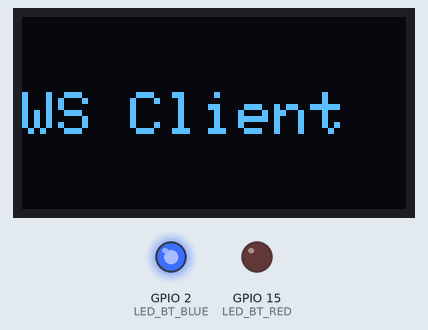
The sketch below on a simulated ESP32. On the bench: 128×64 one-colour display, output pins drawn as LEDs (lit = HIGH). WiFi joins after 1.5 s; servers stay silent unless stated; uploads are accepted with an empty reply; what the sketch prints to the serial monitor is not drawn.

Above: at 2.1 s.
At 3.3 s:
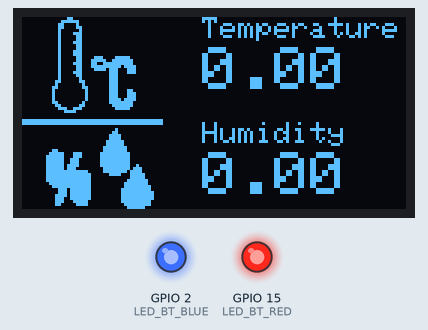
At 8.4 s:
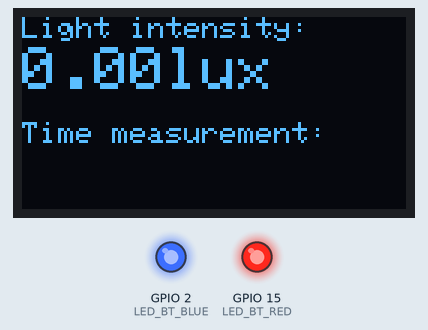
Timing chart, 0 to 9.9 s (numbered marks = the images above):
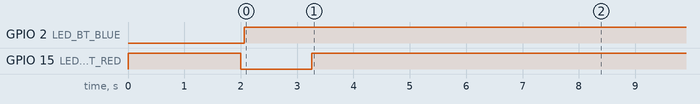

Measured:
- by itself, GPIO 2 (LED_BT_BLUE): LOW → HIGH at 2.1 s
- by itself, GPIO 15 (LED_BT_RED): HIGH → LOW at 2.0 s, → HIGH 1.3 s later
- what the display in image 0 shows lasts 1.2 s, from 2.1 s to 3.3 s
- what the display in image 1 shows lasts 5.0 s, from 3.3 s to 8.3 s

The sketch:

Weather-station-reciever.ino
```cpp
#include <WiFi.h>
#include <HTTPClient.h>
#include <ArduinoJson.h>
#include <Wire.h>
#include <Adafruit_SSD1306.h>
#include <Adafruit_GFX.h>

const char* ssid = "";
const char* password = "";
unsigned long lastFetchTime = 300000;
const unsigned long fetchInterval = 150000; // 2.5 min (in milliseconds)

float humidity;
float temperature;
float lux;
String timeString;

#define SCREEN_WIDTH 128 // OLED display width, in pixels
#define SCREEN_HEIGHT 64 // OLED display height, in pixels

//Declaration for an SSD1306 display connected to I2C (SDA, SCL pins)
Adafruit_SSD1306 display(SCREEN_WIDTH, SCREEN_HEIGHT, &Wire, -1);

#define LED_BT_BLUE 2  // Internal LED (or LED on the pin D2) for the connection indication (connected LED ON / disconnected LED OFF)
#define LED_BT_RED 15  // LED (LED on the pin D4) for the connection indication (connected LED OFF / disconnected LED ON)

// 'Blog_Parrot-Neonate-Care_Temp-and-humidity', 128x64px
const unsigned char myBitmap [] PROGMEM = {
  0x00, 0x01, 0x80, 0x00, 0x00, 0x00, 0x00, 0x00, 0x00, 0x00, 0x00, 0x00, 0x00, 0x00, 0x00, 0x00,
  0x00, 0x07, 0xe0, 0x00, 0x00, 0x00, 0x00, 0x00, 0x00, 0x00, 0x00, 0x00, 0x00, 0x00, 0x00, 0x00,
  0x00, 0x0c, 0x20, 0x00, 0x00, 0x00, 0x00, 0x00, 0x00, 0x00, 0x00, 0x00, 0x00, 0x00, 0x00, 0x00,
  0x00, 0x0c, 0x30, 0x00, 0x00, 0x00, 0x00, 0x00, 0x00, 0x00, 0x00, 0x00, 0x00, 0x00, 0x00, 0x00,
  0x00, 0x08, 0x10, 0x00, 0x00, 0x00, 0x00, 0x00, 0x00, 0x00, 0x00, 0x00, 0x00, 0x00, 0x00, 0x00,
  0x00, 0x08, 0x70, 0x00, 0x00, 0x00, 0x00, 0x00, 0x00, 0x00, 0x00, 0x00, 0x00, 0x00, 0x00, 0x00,
  0x00, 0x08, 0x30, 0x00, 0x00, 0x00, 0x00, 0x00, 0x00, 0x00, 0x00, 0x00, 0x00, 0x00, 0x00, 0x00,
  0x00, 0x08, 0x30, 0x00, 0x00, 0x00, 0x00, 0x00, 0x00, 0x00, 0x00, 0x00, 0x00, 0x00, 0x00, 0x00,
  0x00, 0x08, 0x70, 0x00, 0x00, 0x00, 0x00, 0x00, 0x00, 0x00, 0x00, 0x00, 0x00, 0x00, 0x00, 0x00,
  0x00, 0x08, 0x30, 0x00, 0x00, 0x00, 0x00, 0x00, 0x00, 0x00, 0x00, 0x00, 0x00, 0x00, 0x00, 0x00,
  0x00, 0x08, 0x30, 0x00, 0x00, 0x00, 0x00, 0x00, 0x00, 0x00, 0x00, 0x00, 0x00, 0x00, 0x00, 0x00,
  0x00, 0x08, 0x70, 0x00, 0x00, 0x00, 0x00, 0x00, 0x00, 0x00, 0x00, 0x00, 0x00, 0x00, 0x00, 0x00,
  0x00, 0x08, 0x70, 0x00, 0x00, 0x00, 0x00, 0x00, 0x00, 0x00, 0x00, 0x00, 0x00, 0x00, 0x00, 0x00,
  0x00, 0x08, 0x30, 0xe1, 0xf0, 0x00, 0x00, 0x00, 0x00, 0x00, 0x00, 0x00, 0x00, 0x00, 0x00, 0x00,
  0x00, 0x08, 0x31, 0xf3, 0xf8, 0x00, 0x00, 0x00, 0x00, 0x00, 0x00, 0x00, 0x00, 0x00, 0x00, 0x00,
  0x00, 0x08, 0x71, 0x9f, 0xf8, 0x00, 0x00, 0x00, 0x00, 0x00, 0x00, 0x00, 0x00, 0x00, 0x00, 0x00,
  0x00, 0x08, 0x31, 0xff, 0xbc, 0x00, 0x00, 0x00, 0x00, 0x00, 0x00, 0x00, 0x00, 0x00, 0x00, 0x00,
  0x00, 0x08, 0x30, 0xf7, 0x1c, 0x00, 0x00, 0x00, 0x00, 0x00, 0x00, 0x00, 0x00, 0x00, 0x00, 0x00,
  0x00, 0x08, 0x70, 0x07, 0x1c, 0x00, 0x00, 0x00, 0x00, 0x00, 0x00, 0x00, 0x00, 0x00, 0x00, 0x00,
  0x00, 0x08, 0x30, 0x07, 0x00, 0x00, 0x00, 0x00, 0x00, 0x00, 0x00, 0x00, 0x00, 0x00, 0x00, 0x00,
  0x00, 0x08, 0x10, 0x07, 0x00, 0x00, 0x00, 0x00, 0x00, 0x00, 0x00, 0x00, 0x00, 0x00, 0x00, 0x00,
  0x00, 0x18, 0x18, 0x07, 0x00, 0x00, 0x00, 0x00, 0x00, 0x00, 0x00, 0x00, 0x00, 0x00, 0x00, 0x00,
  0x00, 0x10, 0x08, 0x07, 0x00, 0x00, 0x00, 0x00, 0x00, 0x00, 0x00, 0x00, 0x00, 0x00, 0x00, 0x00,
  0x00, 0x30, 0x0c, 0x07, 0x00, 0x00, 0x00, 0x00, 0x00, 0x00, 0x00, 0x00, 0x00, 0x00, 0x00, 0x00,
  0x00, 0x20, 0x04, 0x07, 0x18, 0x00, 0x00, 0x00, 0x00, 0x00, 0x00, 0x00, 0x00, 0x00, 0x00, 0x00,
  0x00, 0x20, 0x04, 0x07, 0x1c, 0x00, 0x00, 0x00, 0x00, 0x00, 0x00, 0x00, 0x00, 0x00, 0x00, 0x00,
  0x00, 0x20, 0x04, 0x07, 0x1c, 0x00, 0x00, 0x00, 0x00, 0x00, 0x00, 0x00, 0x00, 0x00, 0x00, 0x00,
  0x00, 0x20, 0x04, 0x07, 0xbc, 0x00, 0x00, 0x00, 0x00, 0x00, 0x00, 0x00, 0x00, 0x00, 0x00, 0x00,
  0x00, 0x30, 0x08, 0x07, 0xf8, 0x00, 0x00, 0x00, 0x00, 0x00, 0x00, 0x00, 0x00, 0x00, 0x00, 0x00,
  0x00, 0x18, 0x18, 0x03, 0xf8, 0x00, 0x00, 0x00, 0x00, 0x00, 0x00, 0x00, 0x00, 0x00, 0x00, 0x00,
  0x00, 0x0e, 0x70, 0x01, 0xf0, 0x00, 0x00, 0x00, 0x00, 0x00, 0x00, 0x00, 0x00, 0x00, 0x00, 0x00,
  0x00, 0x03, 0xc0, 0x00, 0x00, 0x00, 0x00, 0x00, 0x00, 0x00, 0x00, 0x00, 0x00, 0x00, 0x00, 0x00,
  0x00, 0x00, 0x00, 0x00, 0x00, 0x00, 0x00, 0x00, 0x00, 0x00, 0x00, 0x00, 0x00, 0x00, 0x00, 0x00,
  0x00, 0x00, 0x00, 0x00, 0x00, 0x00, 0x00, 0x00, 0x00, 0x00, 0x00, 0x00, 0x00, 0x00, 0x00, 0x00,
  0xff, 0xff, 0xff, 0xff, 0xff, 0xfe, 0x00, 0x00, 0x00, 0x00, 0x00, 0x00, 0x00, 0x00, 0x00, 0x00,
  0xff, 0xff, 0xff, 0xff, 0xff, 0xfe, 0x00, 0x00, 0x00, 0x00, 0x00, 0x00, 0x00, 0x00, 0x00, 0x00,
  0x00, 0x00, 0x00, 0x00, 0x00, 0x00, 0x00, 0x00, 0x00, 0x00, 0x00, 0x00, 0x00, 0x00, 0x00, 0x00,
  0x00, 0x00, 0x00, 0x01, 0x00, 0x00, 0x00, 0x00, 0x00, 0x00, 0x00, 0x00, 0x00, 0x00, 0x00, 0x00,
  0x00, 0x00, 0x00, 0x03, 0x00, 0x00, 0x00, 0x00, 0x00, 0x00, 0x00, 0x00, 0x00, 0x00, 0x00, 0x00,
  0x00, 0x00, 0x00, 0x07, 0x80, 0x00, 0x00, 0x00, 0x00, 0x00, 0x00, 0x00, 0x00, 0x00, 0x00, 0x00,
  0x00, 0x00, 0x00, 0x07, 0x80, 0x00, 0x00, 0x00, 0x00, 0x00, 0x00, 0x00, 0x00, 0x00, 0x00, 0x00,
  0x00, 0x00, 0x00, 0x0f, 0xc0, 0x00, 0x00, 0x00, 0x00, 0x00, 0x00, 0x00, 0x00, 0x00, 0x00, 0x00,
  0x00, 0x00, 0x00, 0x0f, 0xc0, 0x00, 0x00, 0x00, 0x00, 0x00, 0x00, 0x00, 0x00, 0x00, 0x00, 0x00,
  0x00, 0x00, 0x00, 0x1f, 0xe0, 0x00, 0x00, 0x00, 0x00, 0x00, 0x00, 0x00, 0x00, 0x00, 0x00, 0x00,
  0x00, 0x30, 0x00, 0x1f, 0xe0, 0x00, 0x00, 0x00, 0x00, 0x00, 0x00, 0x00, 0x00, 0x00, 0x00, 0x00,
  0x00, 0x7c, 0x70, 0x3f, 0xf0, 0x00, 0x00, 0x00, 0x00, 0x00, 0x00, 0x00, 0x00, 0x00, 0x00, 0x00,
  0x00, 0xfc, 0x70, 0x3f, 0xf0, 0x00, 0x00, 0x00, 0x00, 0x00, 0x00, 0x00, 0x00, 0x00, 0x00, 0x00,
  0x00, 0xfc, 0xe0, 0x3f, 0xf0, 0x00, 0x00, 0x00, 0x00, 0x00, 0x00, 0x00, 0x00, 0x00, 0x00, 0x00,
  0x00, 0xfc, 0xe0, 0x3f, 0xf0, 0x00, 0x00, 0x00, 0x00, 0x00, 0x00, 0x00, 0x00, 0x00, 0x00, 0x00,
  0x00, 0xfd, 0xe0, 0x3f, 0xf2, 0x00, 0x00, 0x00, 0x00, 0x00, 0x00, 0x00, 0x00, 0x00, 0x00, 0x00,
  0x00, 0xfd, 0xc0, 0x1f, 0xf7, 0x00, 0x00, 0x00, 0x00, 0x00, 0x00, 0x00, 0x00, 0x00, 0x00, 0x00,
  0x00, 0xff, 0xfc, 0x1f, 0xef, 0x00, 0x00, 0x00, 0x00, 0x00, 0x00, 0x00, 0x00, 0x00, 0x00, 0x00,
  0x00, 0xff, 0xfe, 0x07, 0x8f, 0x80, 0x00, 0x00, 0x00, 0x00, 0x00, 0x00, 0x00, 0x00, 0x00, 0x00,
  0x00, 0xff, 0xfe, 0x00, 0x0f, 0x80, 0x00, 0x00, 0x00, 0x00, 0x00, 0x00, 0x00, 0x00, 0x00, 0x00,
  0x00, 0xff, 0xfe, 0x00, 0x1f, 0xc0, 0x00, 0x00, 0x00, 0x00, 0x00, 0x00, 0x00, 0x00, 0x00, 0x00,
  0x00, 0x7f, 0xfe, 0x00, 0x3f, 0xc0, 0x00, 0x00, 0x00, 0x00, 0x00, 0x00, 0x00, 0x00, 0x00, 0x00,
  0x00, 0x3f, 0xfe, 0x00, 0x3f, 0xe0, 0x00, 0x00, 0x00, 0x00, 0x00, 0x00, 0x00, 0x00, 0x00, 0x00,
  0x00, 0x0e, 0xfe, 0x00, 0x7f, 0xe0, 0x00, 0x00, 0x00, 0x00, 0x00, 0x00, 0x00, 0x00, 0x00, 0x00,
  0x00, 0x0e, 0xfe, 0x00, 0x7f, 0xf0, 0x00, 0x00, 0x00, 0x00, 0x00, 0x00, 0x00, 0x00, 0x00, 0x00,
  0x00, 0x1e, 0xfe, 0x00, 0x7f, 0xf0, 0x00, 0x00, 0x00, 0x00, 0x00, 0x00, 0x00, 0x00, 0x00, 0x00,
  0x00, 0x1c, 0xfe, 0x00, 0x7f, 0xf0, 0x00, 0x00, 0x00, 0x00, 0x00, 0x00, 0x00, 0x00, 0x00, 0x00,
  0x00, 0x1c, 0x7c, 0x00, 0x7f, 0xe0, 0x00, 0x00, 0x00, 0x00, 0x00, 0x00, 0x00, 0x00, 0x00, 0x00,
  0x00, 0x18, 0x3c, 0x00, 0x3f, 0xe0, 0x00, 0x00, 0x00, 0x00, 0x00, 0x00, 0x00, 0x00, 0x00, 0x00,
  0x00, 0x00, 0x00, 0x00, 0x1f, 0x80, 0x00, 0x00, 0x00, 0x00, 0x00, 0x00, 0x00, 0x00, 0x00, 0x00
};

void setup() {
  Serial.begin(115200);

  pinMode(LED_BT_BLUE, OUTPUT);
  pinMode(LED_BT_RED, OUTPUT);
  digitalWrite(LED_BT_BLUE, LOW);
  digitalWrite(LED_BT_RED, HIGH);

  connectToWiFi();

 //OLED display setup
  // SSD1306_SWITCHCAPVCC = generate display voltage from 3.3V internally
  if(!display.begin(SSD1306_SWITCHCAPVCC, 0x3C)) { // Address 0x3C for 128x32
    Serial.println(F("SSD1306 allocation failed"));
    for(;;); // Don't proceed, loop forever
  }
  display.clearDisplay();
  display.setTextSize(2);
  display.setTextColor(WHITE,0);
  display.setCursor(0,25);
  display.print("WS Client");
  display.display();
}

void connectToWiFi() {
  Serial.println("Connecting to Wi-Fi...");
  WiFi.begin(ssid, password);
  while (WiFi.status() != WL_CONNECTED) {
    delay(1000);
    Serial.println("Connecting to WiFi...");
  }
  digitalWrite(LED_BT_RED, LOW);
  Serial.println("Connected to Wi-Fi");
}

void fetchWeatherData() {
  HTTPClient http;
  String url = "https://whub.duckdns.org/api/weather/?id=&ordering=-id&time__time=&time__time__gte=&time__time__lte=&user=5&weather_station=4&limit=1";

  http.begin(url);
  digitalWrite(LED_BT_BLUE, HIGH);

  int httpResponseCode = http.GET();

  if (httpResponseCode > 0) {
    // Create a JSON stream
    DynamicJsonDocument doc(1024); // Adjust the buffer size as needed

    DeserializationError error = deserializeJson(doc, http.getStream());

    if (!error) {
      JsonObject result = doc["results"][0];
      const char* timeDate = result["time"];
      humidity = result["data"]["humidity"];
      temperature = result["data"]["temperature"];
      lux = result["data"]["light_intensity"];

      // Find the position of the 'T' character in the timestamp
      const char* timeStart = strchr(timeDate, 'T');

      // Move the pointer one position ahead to start with the time part
      timeStart++;

       // Extract only the hours and minutes part, which is 5 characters long (HH:MM)
       char time[6];
       strncpy(time, timeStart, 5);
       time[5] = '\0'; // Null-terminate the string
       timeString = String(time);

      digitalWrite(LED_BT_BLUE, LOW);
      digitalWrite(LED_BT_RED, LOW);
    } else {
      digitalWrite(LED_BT_RED, HIGH);
      Serial.print("JSON parsing failed: ");
      Serial.println(error.c_str());
    }

    http.end();
  } else {
    digitalWrite(LED_BT_RED, HIGH);
    Serial.print("Error fetching weather data. HTTP error code: ");
    Serial.println(httpResponseCode);
  }
}

void loop() {
  unsigned long currentTime = millis();

  if (currentTime - lastFetchTime >= fetchInterval) {
    fetchWeatherData();
    lastFetchTime = currentTime;
  }

  //clear display
  display.clearDisplay();

  // display temperature
  display.setTextSize(1);
  display.setCursor(60,0);
  display.print("Temperature ");
  display.setTextSize(2);
  display.setCursor(60,10);
  display.print(temperature);

  // display humidity
  display.setTextSize(1);
  display.setCursor(60, 35);
  display.print("Humidity ");
  display.setTextSize(2);
  display.setCursor(60, 45);
  display.print(humidity);

  display.drawBitmap(0, 0, myBitmap, 128, 64, WHITE);
  display.display();

  delay(5000);

  //clear display
  display.clearDisplay();

  //display lux
  display.setTextSize(1);
  display.setCursor(0,0);
  display.print("Light intensity: ");
  display.setTextSize(2);
  display.setCursor(0, 10);
  display.print(lux);
  display.print("lux");

  //display Time measurement
  display.setTextSize(1);
  display.setCursor(0,35);
  display.print("Time measurement: ");
  display.setTextSize(2);
  display.setCursor(0, 45);
  display.print(timeString);
  display.display();
  delay(5000);
}
```
